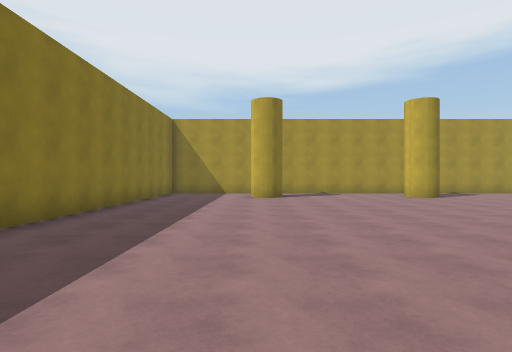
view 1 (above)

16 first-person views from a walk through a scene from a Unity 3-D project. The camera is 1.5 m above the floor, looks level and sees 80° across. The floor is counted in squares, 2 m on a side. Each view is taken from the middle of a square. On the plan, view 1 faces up. The plan holds only what a view shows up to about 10 squares ahead; the rest is blank. The player is left out.

view 2
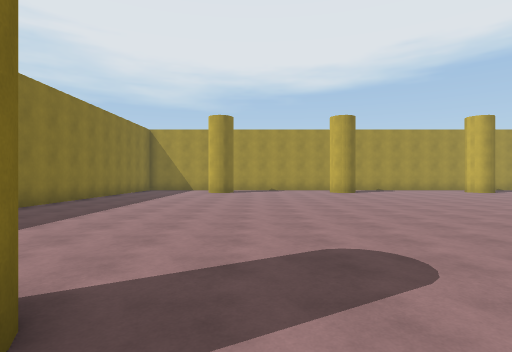

view 3
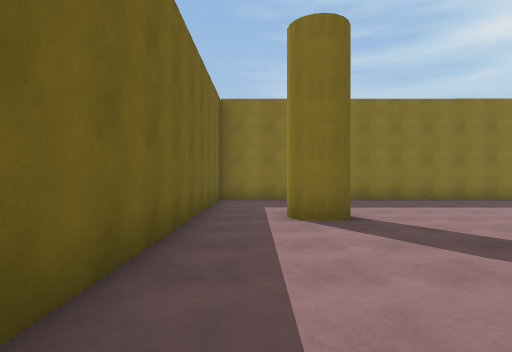

view 4
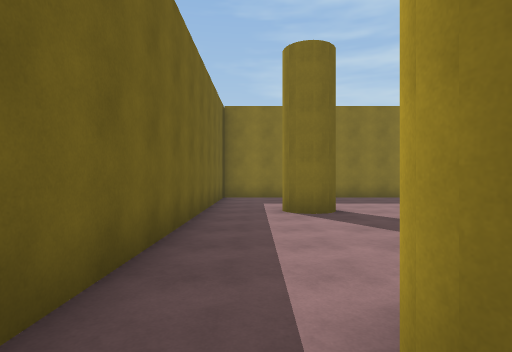

view 5
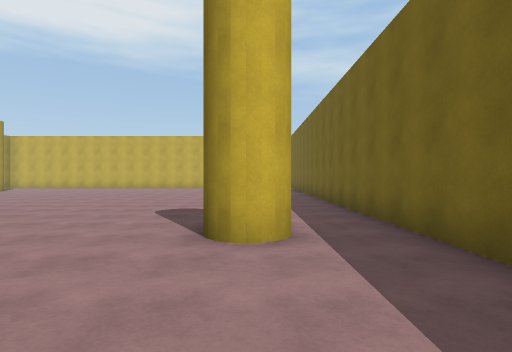

view 6
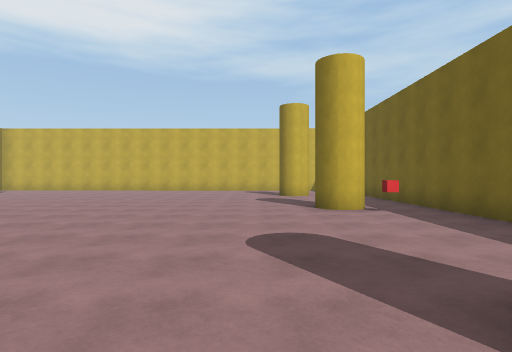

view 7
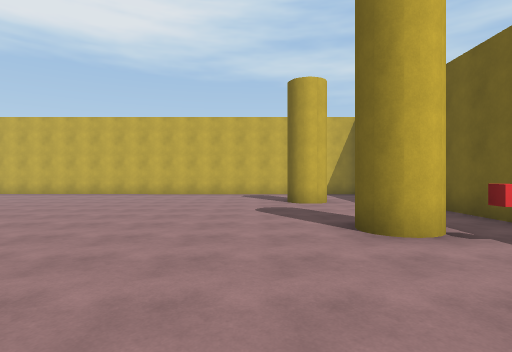

view 8
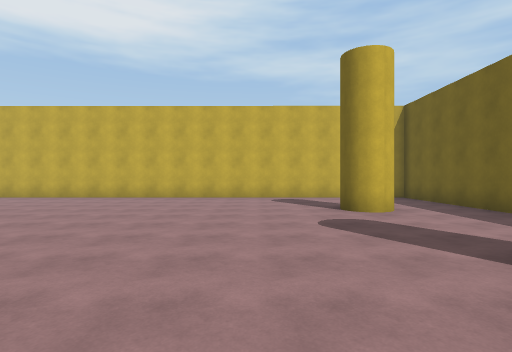

view 9
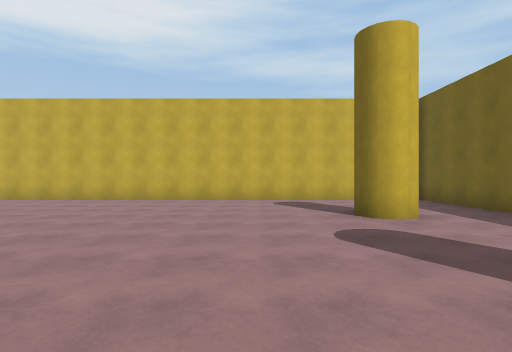

view 10
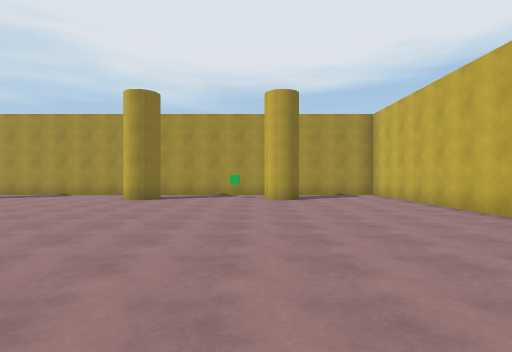

view 11
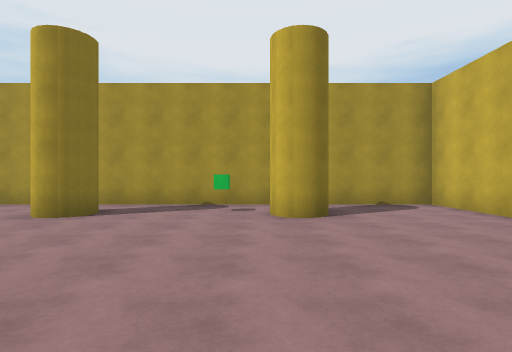

view 12
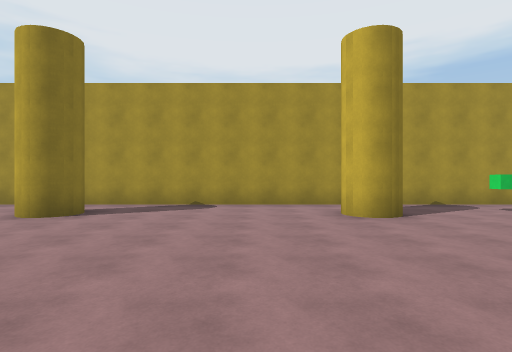

view 13
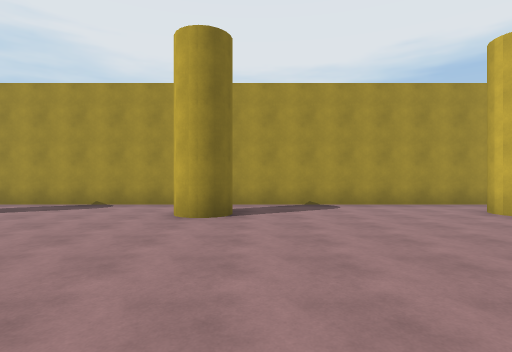

view 14
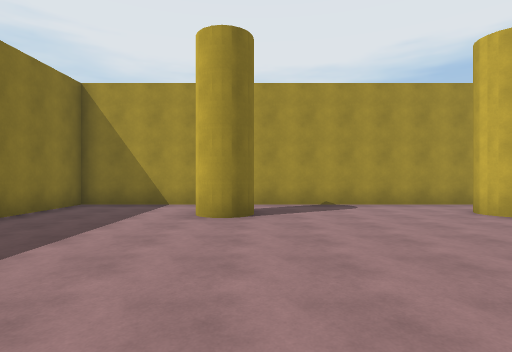

view 15
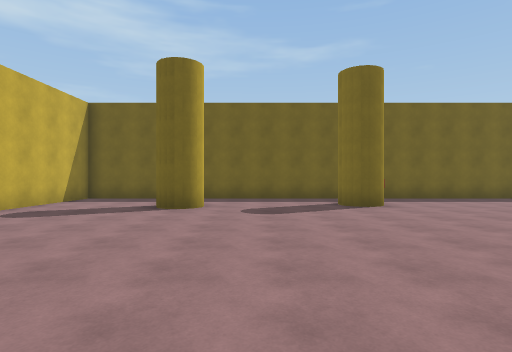

view 16
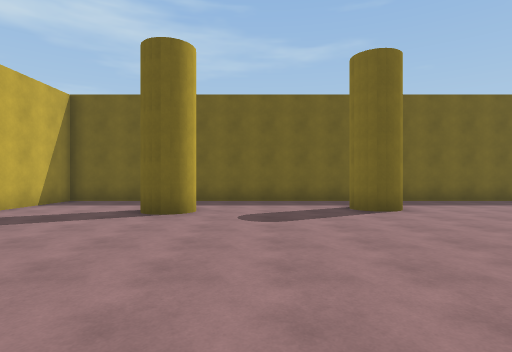

### Floor plan
Key: @ floor where view 1 was taken; # wall or solid block; . floor; O other object.
Columns run from 4 left of view 1 to 21 right of it. Each row starts with its distance up from view 1.
 13 ##########################
 12 #..................O.....#
 11 #...#.....#.....#....#...#
 10 #........................#
  9 #........................#
  8 #........................#
  7 #........................#
  6 #........................#
  5 #........................#
  4 #........................#
  3 #........................#
  2 #........................#
  1 #........................#
  0 #...@....................#
 -1 # ...................#...#
 -2 #...#.....#.....#....#...#
 -3 #..............O.........#
 -4 #........................#
 -5 ##########################

Positions as (right, up) in squares from view 1, and headings:
1: (0, 0), facing up
2: (2, -3), facing up
3: (6, -3), facing left
4: (7, -3), facing left
5: (2, -2), facing right
6: (5, 0), facing right
7: (8, 0), facing right
8: (10, 1), facing right
9: (11, 1), facing right
10: (16, 1), facing up
11: (16, 5), facing up
12: (10, 5), facing up
13: (7, 5), facing up
14: (1, 5), facing up
15: (15, 6), facing down
16: (15, 5), facing down
